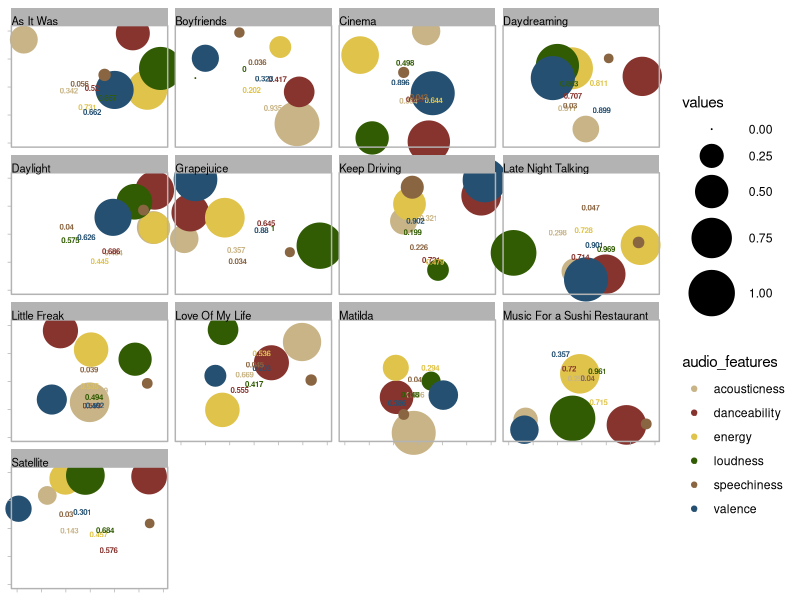

Source code (R):
library(dplyr)
library(ggplot2)
library(ggtext)

# LOAD DATA
df <- read.csv("./data/harrys_house_audio_features.csv")

# DATA PROCESSING
df <- df %>%
  mutate(loudness = (loudness - min(loudness))/(max(loudness) - min(loudness))) %>%
  select(song_name, acousticness, danceability,
         energy, loudness, valence, speechiness) %>%
  tidyr::pivot_longer(cols = 2:7, names_to = "audio_features", values_to = "values") 

# Data Visualization
df %>%
  ggplot(aes(x=1,y=1, label = round(values,3), color = audio_features, size = values)) +
  geom_jitter(position = position_jitter(width = 0.03, height = 0.2)) + 
  geom_text(size=2, position=position_jitter(width = 0.01, height = 0.1), fontface='bold') + 
  scale_size_area(max_size = 15) +
  scale_color_manual(values = c("#C8B486", "#87342F", "#DFC34A", "#315C03", "#8A6542", "#255071")) + 
  coord_cartesian(clip = "off") +
  theme_light() +
  facet_wrap(~song_name) +
  theme(
    axis.text = element_blank(),
    axis.title = element_blank(),
    panel.grid = element_blank(),
    #strip.text = element_text(color='black', size=5),
    strip.text = element_textbox_simple(size=8, color='black', height = 0.03),
  )

